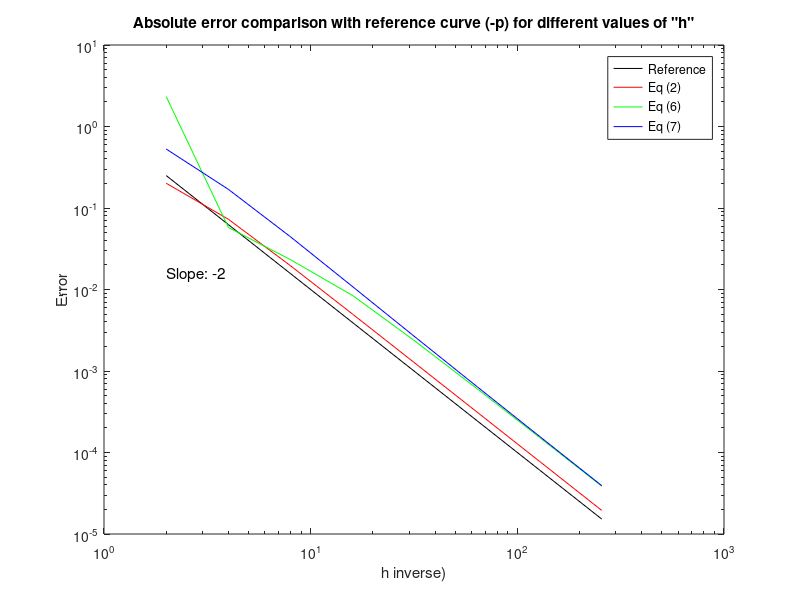

The MATLAB source for this figure:
%% U1 b)

close all; clear; clc;

% === CONDITIONS ===

% Analytical functions
u = @(x) sin(exp(x));                       % Anonymous function
u_prim = @(x) exp(x) * cos(exp(x));         % Anonymous first derivative

X = 0.75;                                   % Derivation point
u_X = u_prim(X);                            % First derivative of X

% Defining values
k_vec     = (1:1:8);                        % k-vector
h_vec     = (1:length(k_vec))';             % Step
h_inverse = (1:length(k_vec))';             % Inverse step
u_vec     = (1:length(k_vec))';             % Analytical vector

% Preallocate
error_mat = zeros(length(k_vec),3);         % Error matrix


% FINITE DIFFERENCE METHODS

% Approximation with finite difference methods
u_2_prim = (1:1:length(k_vec))';            % Equation (2)
u_6_prim = (1:1:length(k_vec))';            % Equation (6)
u_7_prim = (1:1:length(k_vec))';            % Equation (7)

for i = 1:length(k_vec)
    
    h = 2^-i;
    h_vec(i) = h;
    h_inverse(i) = h^-1;

    u_2_prim(i) = ( u(X+h) - u(X-h) )                   / (2*h) ;
    u_6_prim(i) = ( (-1)*u(X+2*h) + 4*u(X+h) - 3*u(X) ) / (2*h) ;
    u_7_prim(i) = ( 3*u(X) - 4*u(X-h) + u(X-2*h) )      / (2*h) ;

    error_mat(i,1) = abs( u_2_prim(i) - u_X );
    error_mat(i,2) = abs( u_6_prim(i) - u_X );
    error_mat(i,3) = abs( u_7_prim(i) - u_X );

end


% === FIGURE ===

% Reference curve with slope (-p)
% represented as a straight line as a function of 1/h (or h_inverse)
p = 2;
reference = h_inverse.^(-p);

% Plotting the curves
figure(1)
loglog(h_inverse, reference, 'black');
hold on
loglog(h_inverse, error_mat(:,1), 'r')
loglog(h_inverse, error_mat(:,2) ,'g');
loglog(h_inverse, error_mat(:,3) ,'b');
legend('Reference', 'Eq (2)', 'Eq (6)', 'Eq (7)')
hold off
xlabel('h inverse)')
ylabel('Error')
title('Absolute error comparison with reference curve (-p) for different values of "h"');

% Displaying the slope information
slope_text = ['Slope: ' num2str(-p)];
text(h_inverse(1), reference(3), slope_text, 'FontSize', 11);
